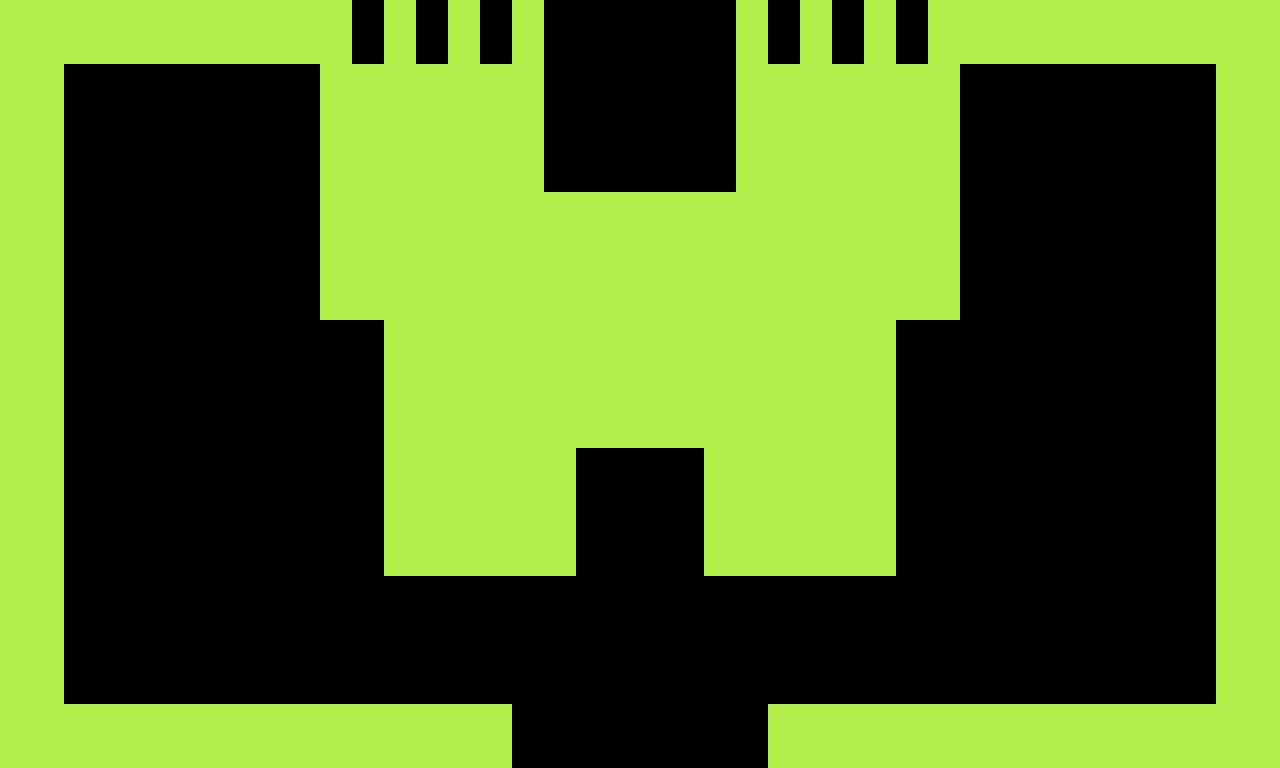

This is a level from a 2D game, rendered from its Tiled map with the project's own tilesets. A one-line summary and the complete map file follow:
An orthogonal 40x24 tile map with 32x32 px tiles, 1 tile layer (background), 1 hidden layer not drawn.

<map version="1.10" tiledversion="1.10.1" orientation="orthogonal" renderorder="right-down" width="40" height="24" tilewidth="32" tileheight="32" infinite="0" nextlayerid="3" nextobjectid="1">
 <tileset firstgid="1" source="ColorBlocks.tsx" />
 <layer id="1" name="background" width="40" height="24" locked="1">
  <data encoding="csv">
1,1,1,1,1,1,1,1,1,1,1,0,1,0,1,0,1,0,0,0,0,0,0,1,0,1,0,1,0,1,1,1,1,1,1,1,1,1,1,1,
1,1,1,1,1,1,1,1,1,1,1,0,1,0,1,0,1,0,0,0,0,0,0,1,0,1,0,1,0,1,1,1,1,1,1,1,1,1,1,1,
1,1,0,0,0,0,0,0,0,0,1,1,1,1,1,1,1,0,0,0,0,0,0,1,1,1,1,1,1,1,0,0,0,0,0,0,0,0,1,1,
1,1,0,0,0,0,0,0,0,0,1,1,1,1,1,1,1,0,0,0,0,0,0,1,1,1,1,1,1,1,0,0,0,0,0,0,0,0,1,1,
1,1,0,0,0,0,0,0,0,0,1,1,1,1,1,1,1,0,0,0,0,0,0,1,1,1,1,1,1,1,0,0,0,0,0,0,0,0,1,1,
1,1,0,0,0,0,0,0,0,0,1,1,1,1,1,1,1,0,0,0,0,0,0,1,1,1,1,1,1,1,0,0,0,0,0,0,0,0,1,1,
1,1,0,0,0,0,0,0,0,0,1,1,1,1,1,1,1,1,1,1,1,1,1,1,1,1,1,1,1,1,0,0,0,0,0,0,0,0,1,1,
1,1,0,0,0,0,0,0,0,0,1,1,1,1,1,1,1,1,1,1,1,1,1,1,1,1,1,1,1,1,0,0,0,0,0,0,0,0,1,1,
1,1,0,0,0,0,0,0,0,0,1,1,1,1,1,1,1,1,1,1,1,1,1,1,1,1,1,1,1,1,0,0,0,0,0,0,0,0,1,1,
1,1,0,0,0,0,0,0,0,0,1,1,1,1,1,1,1,1,1,1,1,1,1,1,1,1,1,1,1,1,0,0,0,0,0,0,0,0,1,1,
1,1,0,0,0,0,0,0,0,0,0,0,1,1,1,1,1,1,1,1,1,1,1,1,1,1,1,1,0,0,0,0,0,0,0,0,0,0,1,1,
1,1,0,0,0,0,0,0,0,0,0,0,1,1,1,1,1,1,1,1,1,1,1,1,1,1,1,1,0,0,0,0,0,0,0,0,0,0,1,1,
1,1,0,0,0,0,0,0,0,0,0,0,1,1,1,1,1,1,1,1,1,1,1,1,1,1,1,1,0,0,0,0,0,0,0,0,0,0,1,1,
1,1,0,0,0,0,0,0,0,0,0,0,1,1,1,1,1,1,1,1,1,1,1,1,1,1,1,1,0,0,0,0,0,0,0,0,0,0,1,1,
1,1,0,0,0,0,0,0,0,0,0,0,1,1,1,1,1,1,0,0,0,0,1,1,1,1,1,1,0,0,0,0,0,0,0,0,0,0,1,1,
1,1,0,0,0,0,0,0,0,0,0,0,1,1,1,1,1,1,0,0,0,0,1,1,1,1,1,1,0,0,0,0,0,0,0,0,0,0,1,1,
1,1,0,0,0,0,0,0,0,0,0,0,1,1,1,1,1,1,0,0,0,0,1,1,1,1,1,1,0,0,0,0,0,0,0,0,0,0,1,1,
1,1,0,0,0,0,0,0,0,0,0,0,1,1,1,1,1,1,0,0,0,0,1,1,1,1,1,1,0,0,0,0,0,0,0,0,0,0,1,1,
1,1,0,0,0,0,0,0,0,0,0,0,0,0,0,0,0,0,0,0,0,0,0,0,0,0,0,0,0,0,0,0,0,0,0,0,0,0,1,1,
1,1,0,0,0,0,0,0,0,0,0,0,0,0,0,0,0,0,0,0,0,0,0,0,0,0,0,0,0,0,0,0,0,0,0,0,0,0,1,1,
1,1,0,0,0,0,0,0,0,0,0,0,0,0,0,0,0,0,0,0,0,0,0,0,0,0,0,0,0,0,0,0,0,0,0,0,0,0,1,1,
1,1,0,0,0,0,0,0,0,0,0,0,0,0,0,0,0,0,0,0,0,0,0,0,0,0,0,0,0,0,0,0,0,0,0,0,0,0,1,1,
1,1,1,1,1,1,1,1,1,1,1,1,1,1,1,1,0,0,0,0,0,0,0,0,1,1,1,1,1,1,1,1,1,1,1,1,1,1,1,1,
1,1,1,1,1,1,1,1,1,1,1,1,1,1,1,1,0,0,0,0,0,0,0,0,1,1,1,1,1,1,1,1,1,1,1,1,1,1,1,1
</data>
 </layer>
 <layer id="2" name="collision" width="40" height="24" visible="0" locked="1">
  <data encoding="csv">
0,0,0,0,0,0,0,0,0,0,0,0,0,0,0,0,0,0,0,0,0,0,0,0,0,0,0,0,0,0,0,0,0,0,0,0,0,0,0,0,
0,12,12,12,12,12,12,12,12,12,12,0,0,0,0,0,0,0,0,0,0,0,0,0,0,0,0,0,0,12,12,12,12,12,12,12,12,12,12,0,
0,12,0,0,0,0,0,0,0,0,12,0,0,0,0,0,0,0,0,0,0,0,0,0,0,0,0,0,0,12,0,0,0,0,0,0,0,0,12,0,
0,12,0,0,0,0,0,0,0,0,12,0,0,0,0,0,0,0,0,0,0,0,0,0,0,0,0,0,0,12,0,0,0,0,0,0,0,0,12,0,
0,12,0,0,0,0,0,0,0,0,12,0,0,0,0,0,0,0,0,0,0,0,0,0,0,0,0,0,0,12,0,0,0,0,0,0,0,0,12,0,
0,12,0,0,0,0,0,0,0,0,12,0,0,0,0,0,0,0,0,0,0,0,0,0,0,0,0,0,0,12,0,0,0,0,0,0,0,0,12,0,
0,12,0,0,0,0,0,0,0,0,12,0,0,0,0,0,0,0,0,0,0,0,0,0,0,0,0,0,0,12,0,0,0,0,0,0,0,0,12,0,
0,12,0,0,0,0,0,0,0,0,12,0,0,0,0,0,0,0,0,0,0,0,0,0,0,0,0,0,0,12,0,0,0,0,0,0,0,0,12,0,
0,12,0,0,0,0,0,0,0,0,12,0,0,0,0,0,0,0,0,0,0,0,0,0,0,0,0,0,0,12,0,0,0,0,0,0,0,0,12,0,
0,12,0,0,0,0,0,0,0,0,12,12,12,0,0,0,0,0,0,0,0,0,0,0,0,0,0,12,12,12,0,0,0,0,0,0,0,0,12,0,
0,12,0,0,0,0,0,0,0,0,0,0,12,0,0,0,0,0,0,0,0,0,0,0,0,0,0,12,0,0,0,0,0,0,0,0,0,0,12,0,
0,12,0,0,0,0,0,0,0,0,0,0,12,0,0,0,0,0,0,0,0,0,0,0,0,0,0,12,0,0,0,0,0,0,0,0,0,0,12,0,
0,12,0,0,0,0,0,0,0,0,0,0,12,0,0,0,0,0,0,0,0,0,0,0,0,0,0,12,0,0,0,0,0,0,0,0,0,0,12,0,
0,12,0,0,0,0,0,0,0,0,0,0,12,0,0,0,0,12,12,12,12,12,12,0,0,0,0,12,0,0,0,0,0,0,0,0,0,0,12,0,
0,12,0,0,0,0,0,0,0,0,0,0,12,0,0,0,0,12,0,0,0,0,12,0,0,0,0,12,0,0,0,0,0,0,0,0,0,0,12,0,
0,12,0,0,0,0,0,0,0,0,0,0,12,0,0,0,0,12,0,0,0,0,12,0,0,0,0,12,0,0,0,0,0,0,0,0,0,0,12,0,
0,12,0,0,0,0,0,0,0,0,0,0,12,0,0,0,0,12,0,0,0,0,12,0,0,0,0,12,0,0,0,0,0,0,0,0,0,0,12,0,
0,12,0,0,0,0,0,0,0,0,0,0,12,12,12,12,12,12,0,0,0,0,12,12,12,12,12,12,0,0,0,0,0,0,0,0,0,0,12,0,
0,12,0,0,0,0,0,0,0,0,0,0,0,0,0,0,0,0,0,0,0,0,0,0,0,0,0,0,0,0,0,0,0,0,0,0,0,0,12,0,
0,12,0,0,0,0,0,0,0,0,0,0,0,0,0,0,0,0,0,0,0,0,0,0,0,0,0,0,0,0,0,0,0,0,0,0,0,0,12,0,
0,12,0,0,0,0,0,0,0,0,0,0,0,0,0,0,0,0,0,0,0,0,0,0,0,0,0,0,0,0,0,0,0,0,0,0,0,0,12,0,
0,12,0,0,0,0,0,0,0,0,0,0,0,0,0,0,0,0,0,0,0,0,0,0,0,0,0,0,0,0,0,0,0,0,0,0,0,0,12,0,
0,12,12,12,12,12,12,12,12,12,12,12,12,12,12,12,0,0,0,0,0,0,0,0,12,12,12,12,12,12,12,12,12,12,12,12,12,12,12,0,
0,0,0,0,0,0,0,0,0,0,0,0,0,0,0,12,0,0,0,0,0,0,0,0,12,0,0,0,0,0,0,0,0,0,0,0,0,0,0,0
</data>
 </layer>
</map>